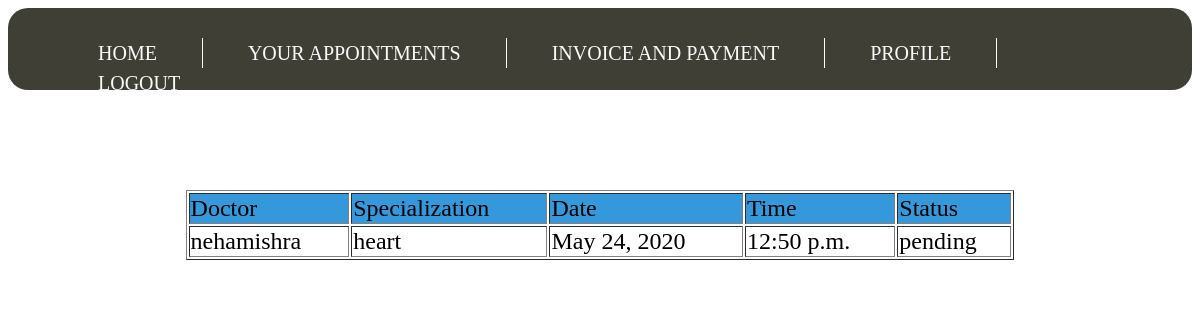
Screenshot of /appointment/ (signed in) with the database file from the repository.
### Hospital_app/models.py (models this page shows)
class Appointments(models.Model):
    patient = models.ForeignKey('Patient',on_delete=models.CASCADE)
    doctor = models.ForeignKey('Doctor',on_delete=models.CASCADE)
    Date_time = models.DateTimeField()
    status = models.CharField(max_length=1500)

class Doctor(models.Model):
    user = models.OneToOneField(User, on_delete=models.CASCADE)
    Name = models.CharField(max_length=1500)
    Email = models.EmailField()
    gender = models.CharField(max_length=1500)
    phone_no = models.BigIntegerField()
    Degree = models.CharField(max_length=1500)
    specialization = models.CharField(max_length=1500)

### Hospital_app/views.py (the view)
# urls.py: path('appointment/',Patient_appointment.as_view(),name='patient_appointment'),
class Patient_appointment(View):
    def get(self,request):
        if request.user.is_active:
            try:
                request.user.patient
            except ObjectDoesNotExist:
                return HttpResponse("LOGIN FIRST")
            p = Patient.objects.filter(user=request.user)
            appointments = Appointments.objects.filter(patient=p[0])
            context = {'app':appointments}
            template = loader.get_template('patient_appointment.html')
            return HttpResponse(template.render(context,request))
        else:
            return HttpResponse("LOGIN FIRST")

### Hospital_app/templates/patient_appointment.html (shortened to what this page needs)
<!DOCTYPE html>
<html>
<head>
	{% load staticfiles %}
<link rel="stylesheet" href="https://cdnjs.cloudflare.com/ajax/libs/font-awesome/4.7.0/css/font-awesome.min.css">
</head>
<body>
{% load staticfiles %}
<link rel = "stylesheet" type="text/css" href = "{% static 'header.css' %}">
<div id = "menu">
<font size = "5">
<ul>
<li><a href ="{% url 'Hospital_app:patient_home' %}">home</a></li>
    <li><a href ="{% url 'Hospital_app:patient_appointment' %}">your appointments</a></li>
    <li><a href ="{% url 'Hospital_app:payment' %}">invoice and payment</a></li>
    <li><a href ="{% url 'Hospital_app:Home' %}">profile</a></li>
<li><a href="{% url 'Hospital_app:logout' %}">logout</a></li>
</ul>
</div>
<div style = "margin-top:100px;">
    <table width="70%" align="center" border = "1">
        <tr bgcolor="#3498db">
            <td>Doctor</td>
            <td>Specialization</td>
            <td>Date</td>
            <td>Time</td>
            <td>Status</td>
        </tr>
    {% for ap in app %}
        <tr>
            <td>{{ ap.doctor.user.username }}</td>
            <td>{{ap.doctor.specialization}}</td>
            <td>{{ ap.Date_time.date }}</td>
            <td>{{ ap.Date_time.time }}</td>
            <td>{{ ap.status}}</td>
    {% endfor %}
    </table>
</div>

### Hospital_app/static/header.css (style rules this page uses)
#menu { height: 70px; width: 100%; background:rgba( 43, 43, 32,0.9); padding:6px 0; border-radius: 20px; }
ul { list-style: none; padding:0 45px; margin-left: 0px; }
#menu ul li { float:left; padding:0 45px; height:30px; border-right:1px solid white; }
#menu ul li:last-child { border-right:none; }
#menu ul li a { text-decoration: none; text-transform: uppercase; font-size:20px; color:#f9faf9; line-height: 30px; transition: font-size 0.4s ease; }

### rows the page displays
Appointments: doctor.user.username "nehamishra", doctor.specialization "heart", Date_time "May 24, 2020", Date_time.time "12:50 p.m.", status "pending"
